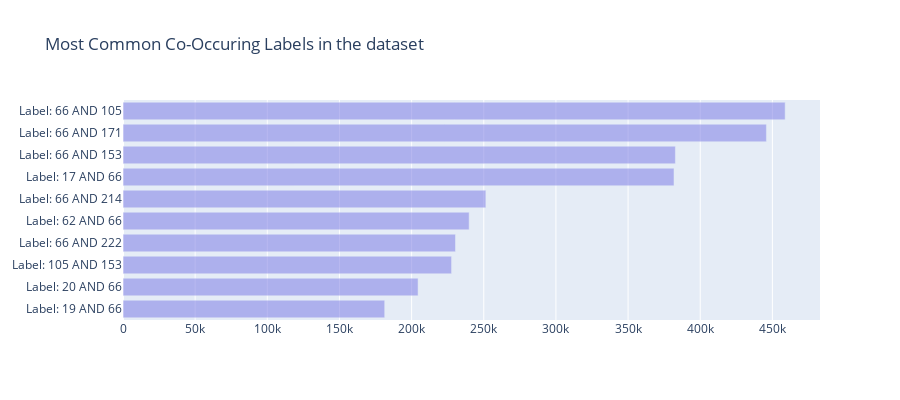

The code cell stored with this chart in its notebook:
### Code cell
coocur = Counter(co_occurance).most_common(10)
labels = list(reversed(["Label: "+str(x[0]) for x in coocur]))
values = list(reversed([x[1] for x in coocur]))

trace1 = go.Bar(x=values, y=labels, opacity=0.7, orientation="h", name="year count", marker=dict(color='rgba(130, 130, 230, 0.8)'))
layout = dict(height=400, title='Most Common Co-Occuring Labels in the dataset', legend=dict(orientation="h"));

fig = go.Figure(data=[trace1], layout=layout);
iplot(fig);

### Figure 1 — Plotly figure (JSON) as saved in the notebook; plotly's stock layout.template omitted (floating-point values rounded to 4 significant figures)
{"data": [{"marker": {"color": "rgba(130, 130, 230, 0.8)"}, "name": "year count", "opacity": 0.7, "orientation": "h", "type": "bar", "x": [181350, 204476, 227678, 230408, 239878, 251458, 381830, 382788, 445870, 458846], "y": ["Label: 19 AND 66", "Label: 20 AND 66", "Label: 105 AND 153", "Label: 66 AND 222", "Label: 62 AND 66", "Label: 66 AND 214", "Label: 17 AND 66", "Label: 66 AND 153", "Label: 66 AND 171", "Label: 66 AND 105"]}], "layout": {"height": 400, "legend": {"orientation": "h"}, "title": {"text": "Most Common Co-Occuring Labels in the dataset"}}}
